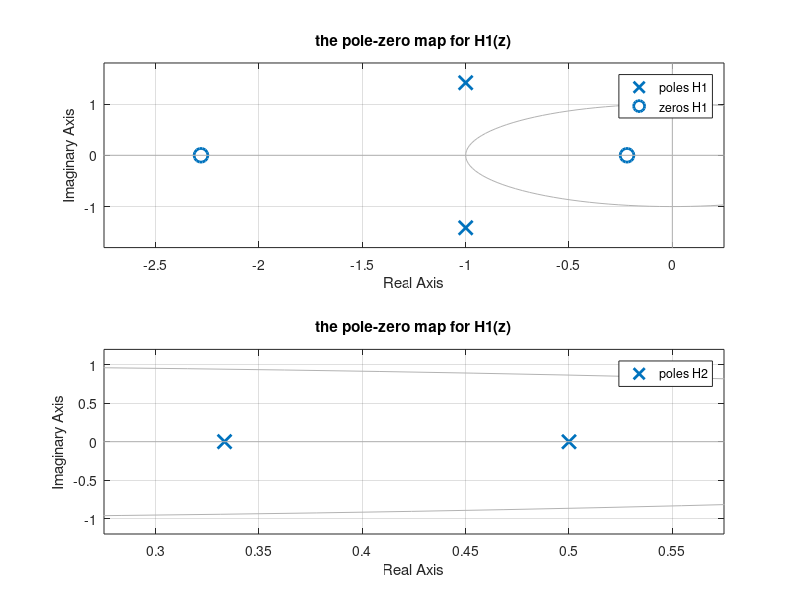

This chart was generated by the following MATLAB code:
%Assignment 4
% Done by Mahmoud Yassin Mahmoud
% ID: 202113650
% Submitted To Dr. Wail A. Mousa
% Bism Allah and I will start with 
%(Q1):
%%%%%%%%%%%%%%%%%%%%%%%%%%%%%%%%%%%%%%%%%%%%%%%%%%%%%%%%%%%%%%
clc;
clear;
%..................................................
num1 = [2 5 1];% numerator coefficients for H1(z)
den1 = [1 2 3];% denominator coefficients for H1(z)

%----------------------------------------------------------
num2 = [1];% numerator coefficients for H2(z)
den2 = [1 -5/6 1/6];% denominator coefficients for H2(z)

%-------------------------------------------------------
H1 = tf(num1, den1, 0.1) % Transfer Function H1(Z)
sprintf('\n')
H2 = tf(num2, den2, 0.1) % Transfer Function H2(Z)

%-------------------------------------------------------
% Calculation of poles and zeros for H1(z)
    poles1 = pole(H1)
    zeros1 = zero(H1)

%-------------------------------------------------------
% Calculation of poles and zeros for H2(z)
     poles2 = pole(H2)
     zeros2 = zero(H2)

%-------------------------------------------------------
%ploting
figure

 subplot(211)
   pzmap(H1)
   title('the pole-zero map for H1(z)')

 subplot(212)
   pzmap(H2)
   title('the pole-zero map for H1(z)')




